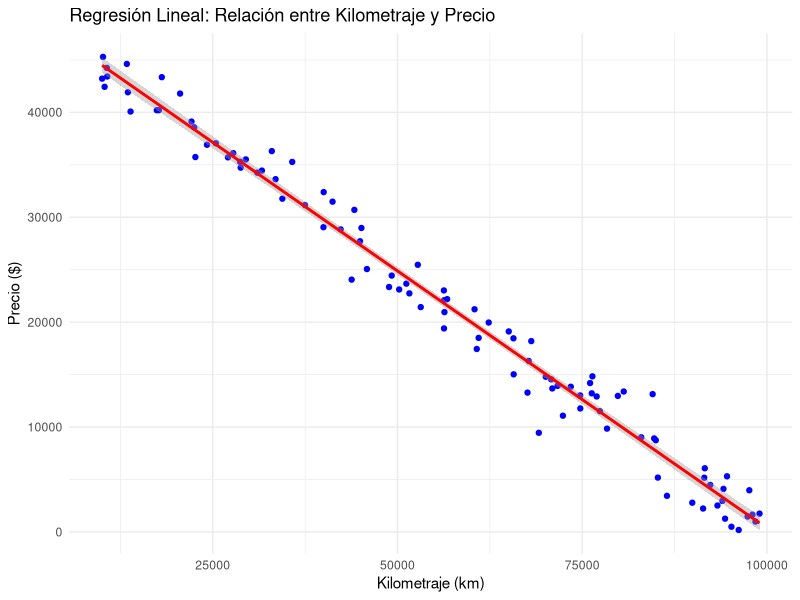

This chart was generated by the following R code:
# Cargar librerías necesarias
library(ggplot2)

# Generación de datos simulados
set.seed(42)
kilometraje <- runif(100, 10000, 100000)  # Generación de 100 observaciones entre 10,000 y 100,000 km
error <- rnorm(100, mean = 0, sd = 2000)  # Error con media 0 y desviación estándar de 2000
precio <- 50000 - 0.5 * kilometraje + error  # Cálculo del precio con la fórmula dada

# Crear un DataFrame
data <- data.frame(Kilometraje = kilometraje, Precio = precio)

# Ajustar el modelo de regresión lineal
modelo <- lm(Precio ~ Kilometraje, data = data)

# Ver el resumen del modelo
summary(modelo)

# Coeficientes del modelo
coef(modelo)

# Gráfico de dispersión con la línea de regresión
ggplot(data, aes(x = Kilometraje, y = Precio)) +
  geom_point(color = 'blue') +
  geom_smooth(method = 'lm', color = 'red') +
  labs(title = 'Regresión Lineal: Relación entre Kilometraje y Precio', 
       x = 'Kilometraje (km)', 
       y = 'Precio ($)') +
  theme_minimal()

# Predicciones para kilometrajes específicos
kilometrajes_nuevos <- c(20000, 50000, 80000)
precios_predichos <- predict(modelo, newdata = data.frame(Kilometraje = kilometrajes_nuevos))

# Imprimir predicciones
for (i in 1:length(kilometrajes_nuevos)) {
  cat(sprintf("El precio predicho para un automóvil con %d km es: $%.2f\n", kilometrajes_nuevos[i], precios_predichos[i]))
}
